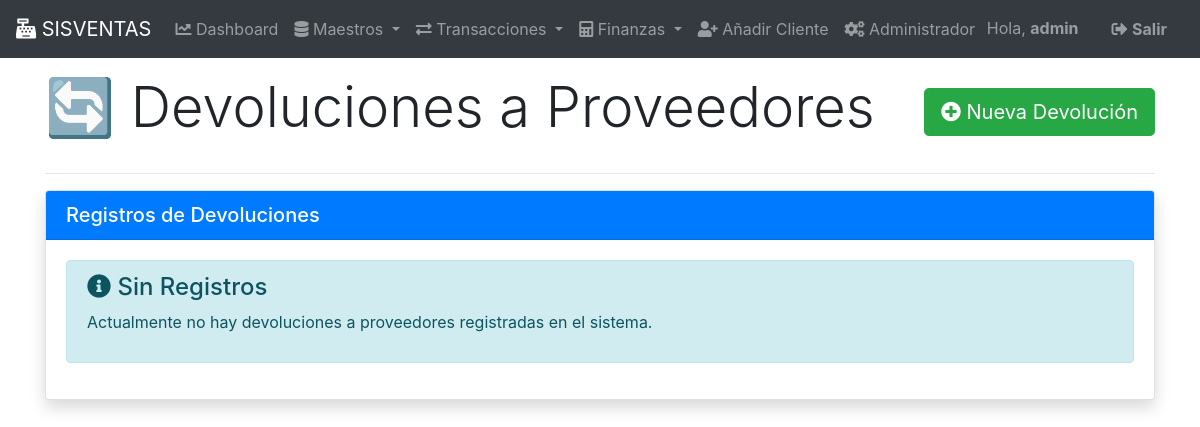
The page /finanzas/devoluciones-proveedor/ (signed in) on the database as committed earlier.
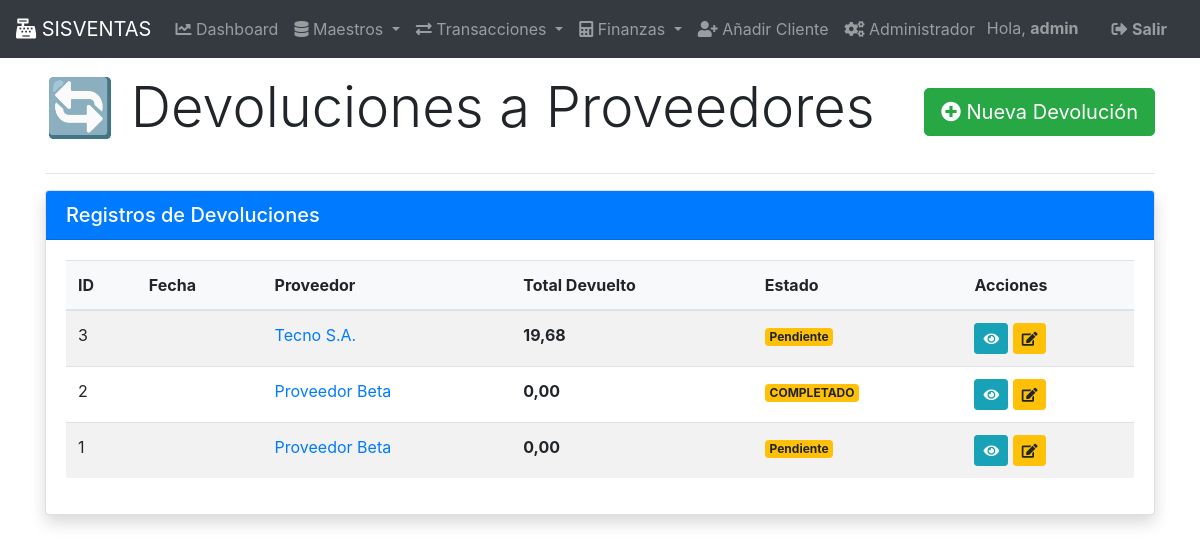
The same page on the database as committed later.
### gestion/models.py (models this page shows, shortened)
class DevolucionAProveedor(models.Model):
    proveedor = models.ForeignKey('Proveedor', on_delete=models.PROTECT)
    fecha = models.DateTimeField(auto_now_add=True)
    compra_original = models.ForeignKey('Compra', on_delete=models.SET_NULL, null=True, blank=True)
    total = models.DecimalField(max_digits=10, decimal_places=2, default=0, verbose_name='Total Devuelto')
    estado = models.CharField(
        max_length=10,
        choices=[('PENDIENTE', 'Pendiente'), ('PROCESADA', 'Procesada'), ('ANULADA', 'Anulada')],
        default='PENDIENTE',
        verbose_name='Estado'
    )
    motivo = models.TextField(max_length=500, blank=True, verbose_name='Motivo')
    class Meta:
        verbose_name_plural = "Devoluciones a Proveedores"
        ordering = ['-fecha'] # Añadido para mejor listado

class Proveedor(models.Model):
    nombre = models.CharField(max_length=100, unique=True)
    contacto = models.CharField(max_length=100)
    telefono = models.CharField(max_length=15)
    email = models.EmailField(max_length=255, blank=True, null=True)
    class Meta:
        verbose_name_plural = "Proveedores"

### gestion/views_finanzas.py (the view)
class DevolucionAProveedorListView(BaseFinanzasView, ListView):
    model = DevolucionAProveedor
    template_name = 'gestion/devolucion_a_proveedor/devolucionaproveedor_list.html'
    context_object_name = 'object_list'
    ordering = ['-fecha']
    def get_template_names(self):
        return [self.template_name]

### gestion/templates/gestion/devolucion_a_proveedor/devolucionaproveedor_list.html (shortened to what this page needs)
{% extends "base.html" %}
{% block content %}
<div class="d-flex justify-content-between align-items-center mb-4">
    <h2 class="display-4">🔄 Devoluciones a Proveedores</h2>
    <a href="{% url 'devolucionproveedor_crear' %}" class="btn btn-success btn-lg">
        <i class="fas fa-plus-circle"></i> Nueva Devolución
    </a>
</div>
<hr>
<div class="row">
    <div class="col-md-12">
        <div class="card shadow">
            <div class="card-header bg-primary text-white">
                <h5 class="mb-0">Registros de Devoluciones</h5>
            </div>
            <div class="card-body">
                {% if object_list %}
                <div class="table-responsive">
                    <table class="table table-striped table-hover">
                        <thead class="bg-light">
                            <tr>
                                <th>ID</th>
                                <th>Fecha</th>
                                <th>Proveedor</th>
                                <th>Total Devuelto</th>
                                <th>Estado</th>
                                <th>Acciones</th>
                            </tr>
                        </thead>
                        <tbody>
                            {% for devolucion in object_list %}
                            <tr>
                                <td>{{ devolucion.pk }}</td>
                                <td>{{ devolucion.fecha_devolucion|date:"d/m/Y" }}</td>
                                <td>
                                    <a href="{% url 'proveedor_detalle' devolucion.proveedor.pk %}">
                                        {{ devolucion.proveedor.nombre }}
                                    </a>
                                </td>
                                <td>
                                    <strong>{{ devolucion.total|floatformat:2 }}</strong>
                                </td>
                                <td>
                                    <span class="badge
                                        {% if devolucion.estado == 'COMPLETADA' %}bg-success
                                        {% elif devolucion.estado == 'ANULADA' %}bg-danger
                                        {% else %}bg-warning{% endif %}">
                                        {{ devolucion.get_estado_display }}
                                    </span>
                                </td>
                                <td>
                                    <a href="{% url 'devolucionproveedor_detalle' devolucion.pk %}" class="btn btn-info btn-sm" title="Ver Detalle">
                                        <i class="fas fa-eye"></i>
                                    </a>
                                    {% if devolucion.estado != 'COMPLETADA' %}
                                    <a href="{% url 'devolucionproveedor_editar' devolucion.pk %}" class="btn btn-warning btn-sm" title="Editar">
                                        <i class="fas fa-edit"></i>
                                    </a>
                                    {% endif %}
                                </td>
                            </tr>
                            {% endfor %}
                        </tbody>
                    </table>
                </div>
                {% else %}
                <div class="alert alert-info" role="alert">
                    <h4 class="alert-heading"><i class="fas fa-info-circle"></i> Sin Registros</h4>
                    <p>Actualmente no hay devoluciones a proveedores registradas en el sistema.</p>
                </div>
                {% endif %}
            </div>
        </div>
    </div>
</div>
{% endblock content %}

### templates/base.html (shortened to what this page needs)
<!DOCTYPE html>
<html lang="es">
<head>
    <link href="https://stackpath.bootstrapcdn.com/bootstrap/4.5.2/css/bootstrap.min.css" rel="stylesheet">
    <link rel="stylesheet" href="https://cdnjs.cloudflare.com/ajax/libs/font-awesome/5.15.4/css/all.min.css">
</head>
<body>
    <nav class="navbar navbar-expand-lg navbar-dark bg-dark">
      <a class="navbar-brand" href="{% url 'dashboard' %}"><i class="fas fa-cash-register"></i> SISVENTAS</a>
      <div class="collapse navbar-collapse" id="navbarNav">
        <ul class="navbar-nav mr-auto">
          <li class="nav-item {% if request.resolver_match.url_name == 'dashboard' %}active{% endif %}">
            <a class="nav-link" href="{% url 'dashboard' %}"><i class="fas fa-chart-line"></i> Dashboard</a>
          </li>
          <li class="nav-item dropdown">
            <a class="nav-link dropdown-toggle" href="#" id="navbarDropdownMaestros" role="button" data-toggle="dropdown" aria-haspopup="true" aria-expanded="false">
              <i class="fas fa-database"></i> Maestros
            </a>
          </li>
          <li class="nav-item dropdown">
            <a class="nav-link dropdown-toggle" href="#" id="navbarDropdownTransacciones" role="button" data-toggle="dropdown" aria-haspopup="true" aria-expanded="false">
              <i class="fas fa-exchange-alt"></i> Transacciones
            </a>
          </li>
          <li class="nav-item dropdown">
            <a class="nav-link dropdown-toggle" href="#" id="navbarDropdownFinanzas" role="button" data-toggle="dropdown" aria-haspopup="true" aria-expanded="false">
              <i class="fas fa-calculator"></i> Finanzas
            </a>
          </li>
          <li class="nav-item">
            <a class="nav-link" href="{% url 'cliente_crear' %}"><i class="fas fa-user-plus"></i> Añadir Cliente</a>
          </li>
          <li class="nav-item">
            <a class="nav-link" href="{% url 'admin:index' %}"><i class="fas fa-cogs"></i> Administrador</a>
          </li>
        </ul>
        <ul class="navbar-nav ml-auto">
            {% if user.is_authenticated %}
            <li class="nav-item">
                <span class="navbar-text mr-3">Hola, <strong>{{ user.username }}</strong></span>
            </li>
            <li class="nav-item">
                <form method="post" action="{% url 'logout' %}" class="form-inline">
                    <button type="submit" class="btn btn-link nav-link" style="color: rgba(255, 255, 255, 0.5); padding: 0.5rem 1rem;">
                        <i class="fas fa-sign-out-alt"></i> <strong>Salir</strong>
                    </button>
                </form>
            </li>
            {% else %}
            <li class="nav-item">
                <a class="nav-link" href="{% url 'login' %}"><i class="fas fa-sign-in-alt"></i> <strong>Iniciar Sesión</strong></a>
            </li>
            {% endif %}
        </ul>
      </div>
    </nav>
    <main role="main" class="container">
        {% block content %}
        {% endblock %}
    </main>
</body>
</html>

Rows that differ between the two databases and show on the page:
added DevolucionAProveedor: pk "3", proveedor.nombre "Tecno S.A.", total "19,68", estado "Pendiente"
added DevolucionAProveedor: pk "2", proveedor.nombre "Proveedor Beta", total "0,00", estado "COMPLETADO"
added DevolucionAProveedor: pk "1", proveedor.nombre "Proveedor Beta", total "0,00", estado "Pendiente"
Other text that changed with them:
text no longer shown: "Sin Registros Actualmente no hay devoluciones a proveedores registradas en el sistema."
text now shown: "ID Fecha Proveedor Total Devuelto Estado Acciones"
